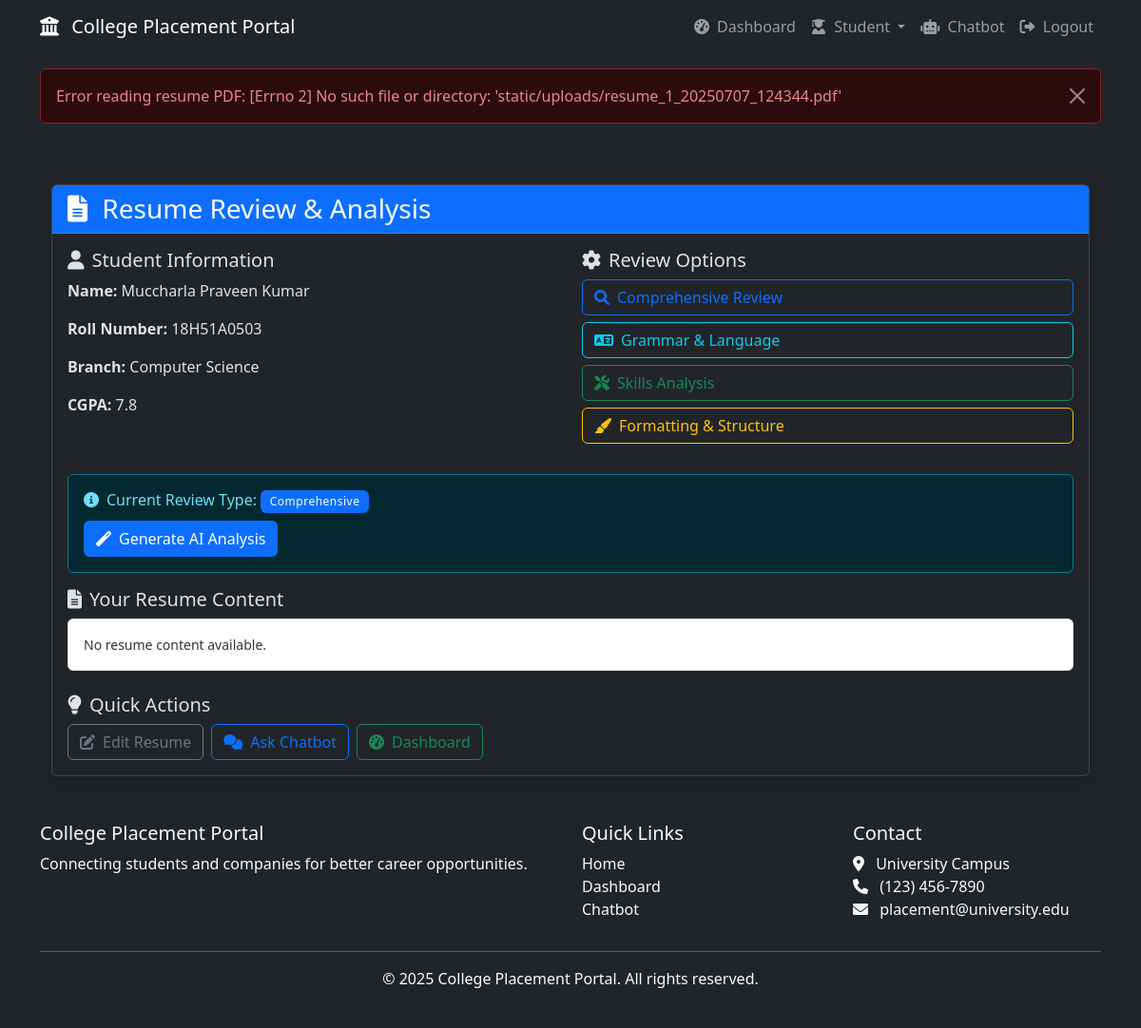
/resume/review (signed in), run on the app's committed database.
### models.py (models this page shows, shortened)
class StudentProfile(db.Model):
    id = db.Column(db.Integer, primary_key=True)
    user_id = db.Column(db.Integer, db.ForeignKey('user.id'), nullable=False)
    full_name = db.Column(db.String(100), nullable=False)
    roll_number = db.Column(db.String(20), unique=True, nullable=False)
    branch = db.Column(db.String(50), nullable=False)
    cgpa = db.Column(db.Float, nullable=False)
    resume_file = db.Column(db.String(255), nullable=True)  # Path to uploaded PDF resume
    skills = db.Column(db.Text, nullable=True)  # Extracted skills from resume
    applications = db.relationship('Application', backref='student', cascade='all, delete-orphan')
    mock_interviews = db.relationship('MockInterview', backref='student', cascade='all, delete-orphan')
    resume_analyses = db.relationship('ResumeAnalysis', backref='student', cascade='all, delete-orphan')
    chatbot_sessions = db.relationship('ChatbotSession', backref='student', cascade='all, delete-orphan')

### routes.py (the view, shortened to what this page needs)
@bp.route('/resume/review', methods=['GET', 'POST'])
@login_required
def resume_review():
    if not current_user.is_student():
        flash('Access denied. Only students can review resumes.', 'danger')
        return redirect(url_for('routes.dashboard'))
    student = current_user.student_profile
    if request.method == 'GET':
        if not student.resume_file:
            flash('Please upload your resume in your profile first.', 'warning')
            return redirect(url_for('routes.student_profile'))
        review_result = session.pop('review_result', None)
        review_type = request.args.get('type', 'comprehensive')
        resume_text = ""
        resume_path = os.path.join(UPLOAD_FOLDER, student.resume_file)
        try:
            with open(resume_path, 'rb') as f:
                doc = fitz.open(stream=f.read(), filetype="pdf")
                resume_text = " ".join([page.get_text() for page in doc])
        except Exception as e:
            flash(f'Error reading resume PDF: {e}', 'danger')
        return render_template('resume_review.html',
                             review_result=review_result,
                             student=student,
                             review_type=review_type,
                             resume_text=resume_text)

### models.py (called while the page is built)
    def is_student(self):
        return self.role == ROLE_STUDENT

### templates/resume_review.html (shortened to what this page needs)
{% extends "base.html" %}
{% block content %}
<div class="container mt-4">
    <div class="row">
        <div class="col-12">
            <div class="card shadow">
                <div class="card-header bg-primary text-white">
                    <h3 class="mb-0">
                        <i class="fas fa-file-alt me-2"></i>
                        Resume Review & Analysis
                    </h3>
                </div>
                <div class="card-body">
                    <div class="row mb-4">
                        <div class="col-md-6">
                            <h5><i class="fas fa-user me-2"></i>Student Information</h5>
                            <p><strong>Name:</strong> {{ student.full_name }}</p>
                            <p><strong>Roll Number:</strong> {{ student.roll_number }}</p>
                            <p><strong>Branch:</strong> {{ student.branch }}</p>
                            <p><strong>CGPA:</strong> {{ student.cgpa }}</p>
                        </div>
                        <div class="col-md-6">
                            <h5><i class="fas fa-cog me-2"></i>Review Options</h5>
                            <div class="btn-group-vertical w-100" role="group">
                                <a href="{{ url_for('routes.resume_review', type='comprehensive') }}"
                                   class="btn btn-outline-primary mb-2">
                                    <i class="fas fa-search me-2"></i>Comprehensive Review
                                </a>
                                <a href="{{ url_for('routes.resume_review', type='grammar') }}"
                                   class="btn btn-outline-info mb-2">
                                    <i class="fas fa-language me-2"></i>Grammar & Language
                                </a>
                                <a href="{{ url_for('routes.resume_review', type='skills') }}"
                                   class="btn btn-outline-success mb-2">
                                    <i class="fas fa-tools me-2"></i>Skills Analysis
                                </a>
                                <a href="{{ url_for('routes.resume_review', type='formatting') }}"
                                   class="btn btn-outline-warning mb-2">
                                    <i class="fas fa-paint-brush me-2"></i>Formatting & Structure
                                </a>
                            </div>
                        </div>
                    </div>
                    <div class="alert alert-info">
                        <h6><i class="fas fa-info-circle me-2"></i>Current Review Type:
                            <span class="badge bg-primary">{{ review_type.title() }}</span>
                        </h6>
                        <form method="POST" class="mt-2">
                            <button type="submit" class="btn btn-primary">
                                <i class="fas fa-magic me-2"></i>Generate AI Analysis
                            </button>
                        </form>
                    </div>
                    <div class="row mb-4">
                        <div class="col-12">
                            <h5><i class="fas fa-file-text me-2"></i>Your Resume Content</h5>
                            <div class="resume-content">
                                <pre class="mb-0" style="white-space: pre-wrap; font-family: inherit; color: #333; background-color: transparent;">{{ resume_text or 'No resume content available.' }}</pre>
                            </div>
                        </div>
                    </div>
                    <div class="row mt-4">
                        <div class="col-12">
                            <h5><i class="fas fa-lightbulb me-2"></i>Quick Actions</h5>
                            <div class="d-flex flex-wrap gap-2">
                                <a href="{{ url_for('routes.student_profile') }}" class="btn btn-outline-secondary">
                                    <i class="fas fa-edit me-2"></i>Edit Resume
                                </a>
                                <a href="{{ url_for('routes.chatbot') }}" class="btn btn-outline-primary">
                                    <i class="fas fa-comments me-2"></i>Ask Chatbot
                                </a>
                                <a href="{{ url_for('routes.student_dashboard') }}" class="btn btn-outline-success">
                                    <i class="fas fa-tachometer-alt me-2"></i>Dashboard
                                </a>
                            </div>
                        </div>
                    </div>
                </div>
            </div>
        </div>
    </div>
</div>
{% endblock %}

### static/css/custom.css (style rules this page uses)
.badge { font-weight: 500; letter-spacing: 0.5px; padding: 0.5em 0.8em; }

### templates/resume_review.html (style rules this page uses)
.btn-group-vertical .btn { text-align: left; border-radius: 0.375rem !important; }
.btn-group-vertical .btn:first-child { border-top-left-radius: 0.375rem !important; border-top-right-radius: 0.375rem !important; }
.btn-group-vertical .btn:last-child { border-bottom-left-radius: 0.375rem !important; border-bottom-right-radius: 0.375rem !important; }
.resume-content { background-color: #ffffff !important; color: #333 !important; border: 1px solid #dee2e6; padding: 1rem; border-radius: 0.375rem; }

### data on the page
StudentProfile: full_name "Muccharla Praveen Kumar", roll_number "18H51A0503", branch "Computer Science", cgpa "7.8"

### other printed values
{{ message }} "Error reading resume PDF: [Errno 2] No such file or directory: 'static/uploads/resume_1_20250707_124344.pdf'"
{{ review_type.title() }} "Comprehensive"
{{ resume_text or 'No resume content available.' }} "No resume content available."
